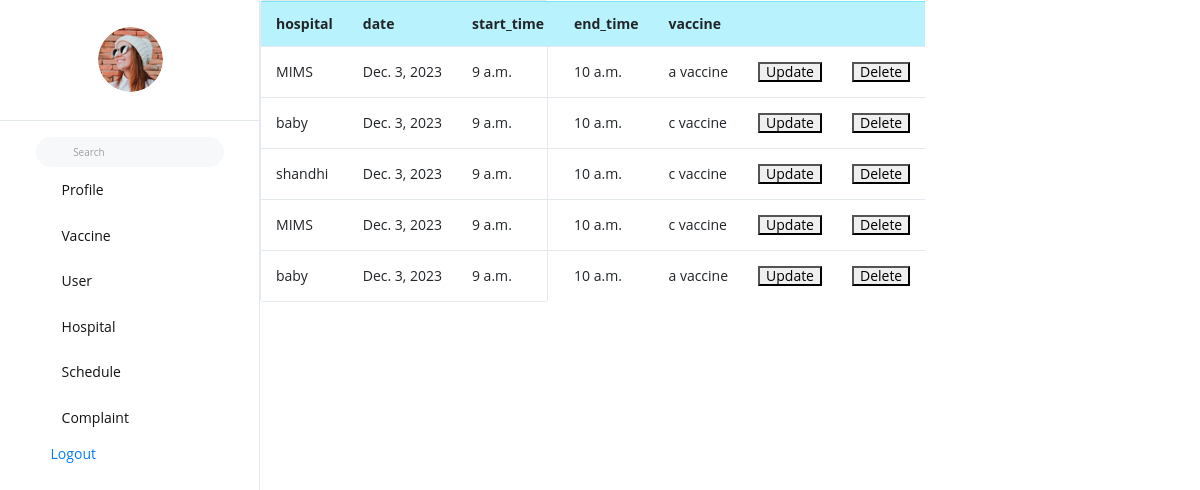
Page /schedule_views on the committed database.
### vacapp/models.py (models this page shows)
class Appointment(models.Model):
    date = models.DateField(blank=True, null=True)
    hospital = models.ForeignKey(Hospital, on_delete=models.CASCADE)
    start_time = models.TimeField(blank=True, null=True)
    end_time = models.TimeField(blank=True, null=True)
    vaccine = models.ForeignKey(Vaccine, on_delete=models.CASCADE)

class Hospital(models.Model):
    name = models.CharField(max_length=250,blank=True, null=True)
    place = models.CharField(max_length=20,blank=True, null=True)
    email = models.EmailField()
    contact = models.CharField(max_length=20,blank=True, null=True)
    def __str__(self):
        return self.name or f"Hospital {self.id}"

class Vaccine(models.Model):
    vaccine_name = models.CharField(max_length=250, blank=True, null=True)
    type = models.CharField(max_length=250, blank=True, null=True)
    description = models.CharField(max_length=250, blank=True, null=True)
    def __str__(self):
        return self.vaccine_name or f"Vaccine {self.id}"

### vacapp/nurse_views.py (the view)
# urls.py: path('schedule_views', nurse_views.schedule_views, name='schedule_views'),
def schedule_views(request):
    new = Appointment.objects.all()
    return render(request, 'nursetemp/schedule_views.html', {"new": new})

### templates/nursetemp/schedule_views.html
{% extends 'nursetemp/base.html' %}
{% load crispy_forms_tags %}
{% block content %}
<div class="card" style="width: 18rem;">
 <table class="table">
  <tbody>
  <tr class="table-info">
      <th scope="col">hospital</th>
      <th scope="col">date</th>
      <th scope="col">start_time</th>
      <th scope="col">end_time</th>
      <th scope="col">vaccine</th>
      <th scope="col"></th>
      <th scope="col"></th>
    </tr>
  {% for i in new %}
  <tr>
      <td>{{i.hospital}}</td>
      <td>{{i.date}}</td>
      <td>{{i.start_time}}</td>
      <td>{{i.end_time}}</td>
      <td>{{i.vaccine}}</td>
      <td><a href="{% url 'schedule_updates' i.id %}"><button>Update</button></a></td>
      <td><a href="{% url 'schedule_deletes' i.id %}"><button>Delete</button></a></td>
  </tr>
    {% endfor %}
</table>
</div>
{% endblock %}

### rows in the picture
Appointment: hospital "MIMS", date "Dec. 3, 2023", start_time "9 a.m.", end_time "10 a.m.", vaccine "a vaccine"
Appointment: hospital "baby", date "Dec. 3, 2023", start_time "9 a.m.", end_time "10 a.m.", vaccine "c vaccine"
Appointment: hospital "shandhi", date "Dec. 3, 2023", start_time "9 a.m.", end_time "10 a.m.", vaccine "c vaccine"
Appointment: hospital "MIMS", date "Dec. 3, 2023", start_time "9 a.m.", end_time "10 a.m.", vaccine "c vaccine"
Appointment: hospital "baby", date "Dec. 3, 2023", start_time "9 a.m.", end_time "10 a.m.", vaccine "a vaccine"
